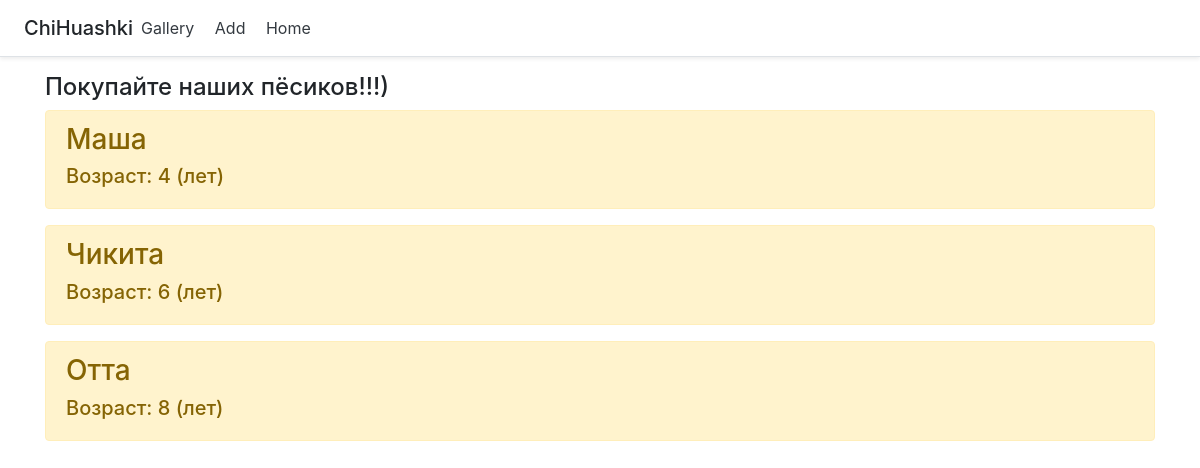
Before: / with the older database file.
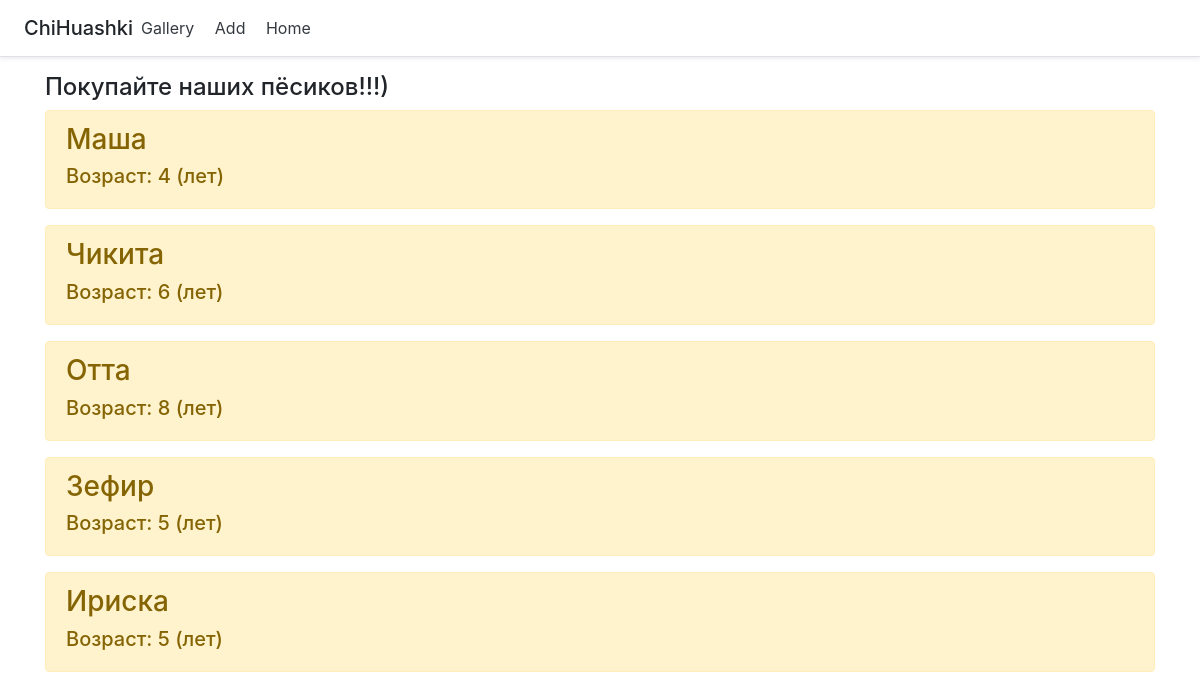
After: the same page with the newer database file.
### main/models.py (models this page shows, shortened)
class Chihuahua(models.Model):
    name = models.CharField('Имя', max_length=20)
    age = models.IntegerField('Возраст')
    class Meta:
        verbose_name = 'Чихуахуа'
        verbose_name_plural = 'Чишки'

### main/views.py (the view)
# urls.py: path('', views.index, name='home'),
def index(request):
    chihuahuas = Chihuahua.objects.all()
    return render(request, 'main/index.html', {"title": "Главная", "chihuahuas": chihuahuas})

### main/templates/main/index.html (shortened to what this page needs)
{% extends 'main/base.html' %}
{% block content %}
<h4>Покупайте наших пёсиков!!!)</h4>
    {% if chihuahuas %}
        {% for pet in chihuahuas %}
        <div class="alert alert-warning mt-2">
            <h3>{{ pet.name }}</h3>
            <h5>Возраст: {{ pet.age }} (лет)</h5>
        </div>
        {% endfor %}
    {% else %}
        <h3>У нас сейчас нет пёсиков:(</h3>
    {% endif %}
{% endblock %}

### main/templates/main/base.html (shortened to what this page needs)
<!doctype html>
<html lang="ru">
<head>
    <link rel="stylesheet" href="https://stackpath.bootstrapcdn.com/bootstrap/4.3.1/css/bootstrap.min.css">
</head>
<body>
<header class="d-flex flex-column flex-md-row align-items-center p-3 px-md-4 mb-3 bg-white border-bottom shadow-sm">
  <p class="h5 my-0 me-md-auto fw-normal">ChiHuashki</p>
  <nav class="my-2 my-md-0 me-md-3">
    <a class="p-2 text-dark" href="{% url 'gallery' %}">Gallery</a>
      <a class="p-2 text-dark" href="{% url 'add' %}">Add</a>
    <a class="p-2 text-dark" href="{% url 'home' %}">Home</a>
  </nav>
</header>
<div class="container">
{% block content %}{% endblock %}
</div>
</body>
</html>

Changed rows visible on the page:
added Chihuahua: name "Зефир", age "5"
added Chihuahua: name "Ириска", age "5"
